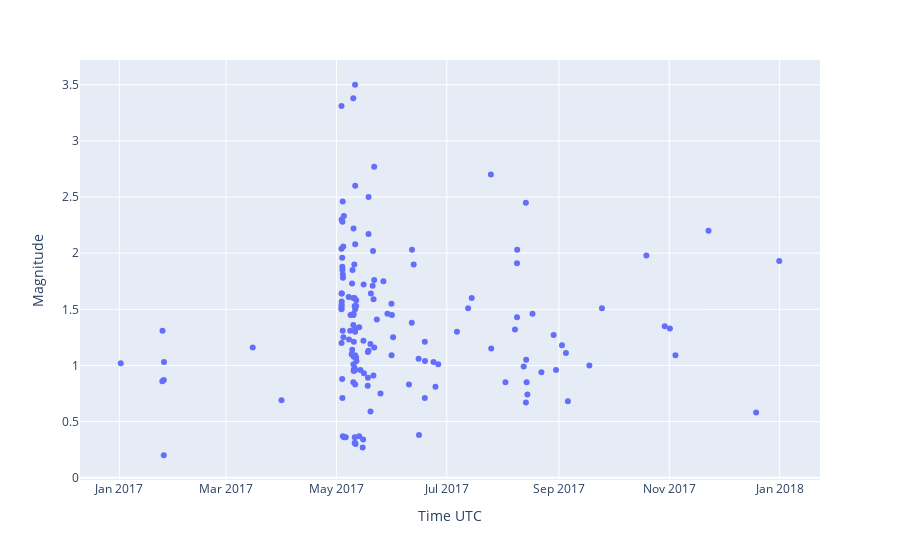

The code cell stored with this chart in its notebook:
### Code cell
# Plot stations and events
fig = plt.figure(figsize=(10,10))
ax = fig.add_subplot(111)
ax.scatter(df_EVE['Lon'],df_EVE['Lat'],c=df_EVE.index,s=(16*df_EVE['Magnitude'].values)**2,cmap='viridis',alpha=0.05)
for C_ in df_STA['Band/Inst Code'].unique():
    ind = df_STA['Band/Inst Code']==C_
    ax.plot(df_STA[ind]['longitude'],df_STA[ind]['latitude'],'v',ms=6,label=C_)

for i_ in range(len(df_STA)):
    ax.text(df_STA['longitude'].values[i_],df_STA['latitude'].values[i_],df_STA['station'].values[i_])
ax.legend()

# ax = fig.add_subplot(212)
px.scatter(df_EVE,x='Time UTC',y='Magnitude')

### Figure 1 — Plotly figure (JSON) as saved in the notebook; plotly's stock layout.template omitted (floating-point values rounded to 4 significant figures; data arrays with more than 128 entries replaced by an {"elided": "..."} marker saying what was removed)
{"data": [{"hovertemplate": "Time UTC=%{x}<br>Magnitude=%{y}<extra></extra>", "legendgroup": "", "marker": {"color": "#636efa", "symbol": "circle"}, "mode": "markers", "name": "", "orientation": "v", "showlegend": false, "type": "scatter", "x": {"elided": "153 str values"}, "xaxis": "x", "y": {"elided": "153 float values"}, "yaxis": "y"}], "layout": {"legend": {"tracegroupgap": 0}, "margin": {"t": 60}, "xaxis": {"anchor": "y", "domain": [0, 1], "title": {"text": "Time UTC"}}, "yaxis": {"anchor": "x", "domain": [0, 1], "title": {"text": "Magnitude"}}}}
